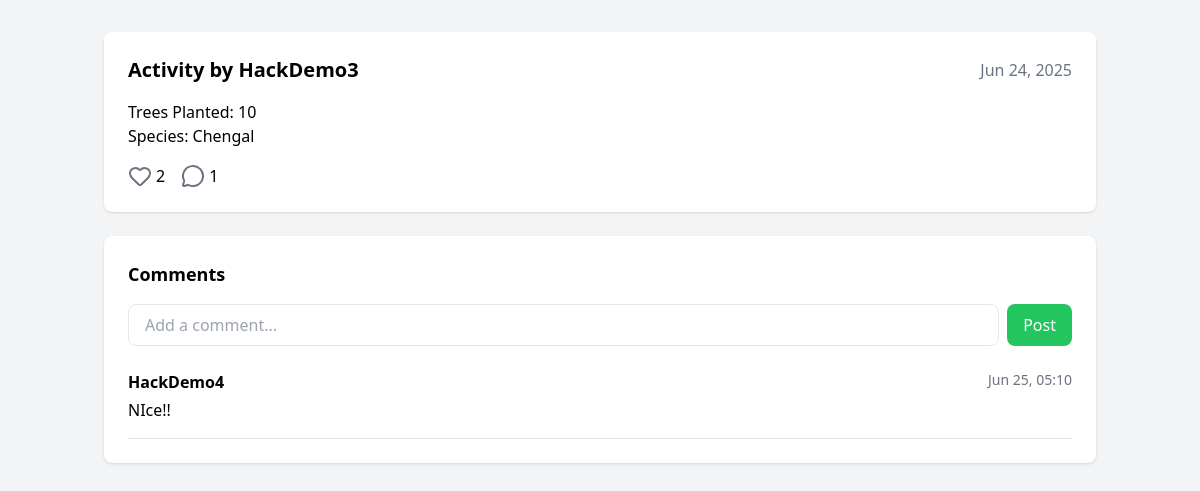
/activity.php?activity_id=22 (signed in), run on the app's committed database.
### tables this page shows
CREATE TABLE `activities` (
  `activity_id` int(11) NOT NULL,
  `user_id` int(11) NOT NULL,
  `activity_date` date NOT NULL,
  `trees_planted` int(11) NOT NULL DEFAULT 1,
  `tree_species` varchar(255) DEFAULT NULL,
  `description` text DEFAULT NULL,
  `created_at` timestamp NOT NULL DEFAULT current_timestamp()
);

CREATE TABLE `users` (
  `user_id` int(11) NOT NULL,
  `username` varchar(255) NOT NULL,
  `email` varchar(255) NOT NULL,
  `password_hash` varchar(255) NOT NULL,
  `created_at` timestamp NOT NULL DEFAULT current_timestamp(),
  `xp` int(11) NOT NULL DEFAULT 0,
  `last_activity_date` date DEFAULT NULL,
  `current_streak_days` int(11) NOT NULL DEFAULT 0,
  `profile_picture_url` varchar(255) DEFAULT NULL
);

CREATE TABLE `activity_comments` (
  `comment_id` int(11) NOT NULL,
  `activity_id` int(11) NOT NULL,
  `user_id` int(11) NOT NULL,
  `comment_text` text NOT NULL,
  `created_at` timestamp NOT NULL DEFAULT current_timestamp()
);

### activity.php (the view, shortened to what this page needs)
<?php
require_once 'includes/config.php';
$activity_id = filter_var($_GET['activity_id'], FILTER_VALIDATE_INT);
$stmt = $conn->prepare("SELECT a.*, u.username,
    (SELECT COUNT(*) FROM activity_likes WHERE activity_id = a.activity_id) as like_count,
    (SELECT COUNT(*) FROM activity_comments WHERE activity_id = a.activity_id) as comment_count,
    (SELECT COUNT(*) > 0 FROM activity_likes WHERE activity_id = a.activity_id AND user_id = ?) as user_has_liked
    FROM activities a
    JOIN users u ON a.user_id = u.user_id
    WHERE a.activity_id = ?");
$stmt->bind_param("ii", $_SESSION['user_id'], $activity_id);
$stmt->execute();
$result = $stmt->get_result();
$activity = $result->fetch_assoc();
$stmt_comments = $conn->prepare("SELECT c.*, u.username
    FROM activity_comments c
    JOIN users u ON c.user_id = u.user_id
    WHERE c.activity_id = ?
    ORDER BY c.created_at DESC");
$stmt_comments->bind_param("i", $activity_id);
$stmt_comments->execute();
$comments = $stmt_comments->get_result();
?>
<!DOCTYPE html>
<html lang="en">
<head>
    <script src="https://cdn.tailwindcss.com"></script>
</head>
<body class="bg-gray-100">
    <div class="container mx-auto px-4 py-8">
        <div class="bg-white rounded-lg shadow p-6 mb-6">
            <div class="flex items-center justify-between mb-4">
                <h2 class="text-xl font-semibold">Activity by <?php echo htmlspecialchars($activity['username']); ?></h2>
                <span class="text-gray-500"><?php echo date('M d, Y', strtotime($activity['activity_date'])); ?></span>
            </div>
            <div class="mb-4">
                <p>Trees Planted: <?php echo htmlspecialchars($activity['trees_planted']); ?></p>
                <p>Species: <?php echo htmlspecialchars($activity['tree_species']); ?></p>
            </div>
            <div class="flex items-center space-x-4">
                <button class="like-button flex items-center space-x-1" data-activity-id="<?php echo $activity['activity_id']; ?>">
                    <i data-lucide="heart" class="<?php echo $activity['user_has_liked'] ? 'text-red-500' : 'text-gray-500'; ?>"></i>
                    <span class="like-count"><?php echo $activity['like_count']; ?></span>
                </button>
                <div class="flex items-center space-x-1">
                    <i data-lucide="message-circle" class="text-gray-500"></i>
                    <span class="comment-count"><?php echo $activity['comment_count']; ?></span>
                </div>
            </div>
        </div>
        <div class="bg-white rounded-lg shadow p-6">
            <h3 class="text-lg font-semibold mb-4">Comments</h3>
            <form class="add-comment-form mb-6" data-activity-id="<?php echo $activity_id; ?>">
                <div class="flex space-x-2">
                    <input type="text" name="comment_text" class="flex-1 border rounded-lg px-4 py-2" placeholder="Add a comment..." required>
                    <button type="submit" class="bg-green-500 text-white px-4 py-2 rounded-lg hover:bg-green-600">Post</button>
                </div>
            </form>
            <div class="comments-container space-y-4">
                <?php while ($comment = $comments->fetch_assoc()): ?>
                    <div class="comment border-b pb-4">
                        <div class="flex justify-between items-start">
                            <div>
                                <span class="font-semibold"><?php echo htmlspecialchars($comment['username']); ?></span>
                                <p class="mt-1"><?php echo htmlspecialchars($comment['comment_text']); ?></p>
                            </div>
                            <span class="text-sm text-gray-500"><?php echo date('M d, H:i', strtotime($comment['created_at'])); ?></span>
                        </div>
                    </div>
                <?php endwhile; ?>
            </div>
        </div>
    </div>
</body>
</html>

### data on the page
activities: user.username "HackDemo3", activity_date "Jun 24, 2025", trees_planted "10", tree_species "Chengal"
activity_comments: user.username "HackDemo4", comment_text "NIce!!", created_at "Jun 25, 05:10"

### other printed values
$activity['like_count'] "2"
$activity['comment_count'] "1"
